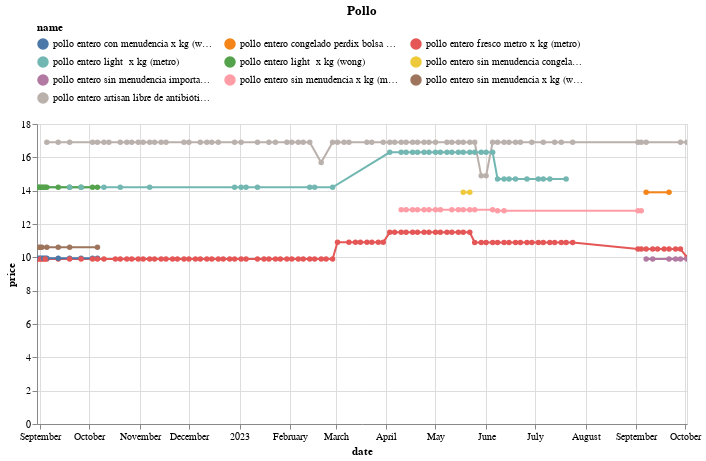

Write notebook code for a chart like this one.
### Code cell
(df
 .loc[df.name.isin(names)]
 .pipe(alt.Chart)
 .mark_line(point=True)
 .encode(x='date', y='price', color='name', tooltip=['name','price'])
 .properties(width=650, title='Pollo')
 .interactive()
 .configure_legend(orient='top', columns=3)
)

### Figure 1 — Vega-Lite specification as saved in the notebook (floating-point values rounded to 4 significant figures; data arrays with more than 128 entries replaced by an {"elided": "..."} marker saying what was removed)
{"config": {"view": {"continuousWidth": 300, "continuousHeight": 300}, "legend": {"columns": 3, "orient": "top"}}, "data": {"name": "data-70fb9b92d0e95c91f31689bc0b33ac31"}, "mark": {"type": "line", "point": true}, "encoding": {"color": {"field": "name", "type": "nominal"}, "tooltip": [{"field": "name", "type": "nominal"}, {"field": "price", "type": "quantitative"}], "x": {"field": "date", "type": "temporal"}, "y": {"field": "price", "type": "quantitative"}}, "params": [{"name": "param_13", "select": {"type": "interval", "encodings": ["x", "y"]}, "bind": "scales"}], "title": "Pollo", "width": 650, "$schema": "https://vega.github.io/schema/vega-lite/v5.14.1.json", "datasets": {"data-70fb9b92d0e95c91f31689bc0b33ac31": {"elided": "273 records"}}}
